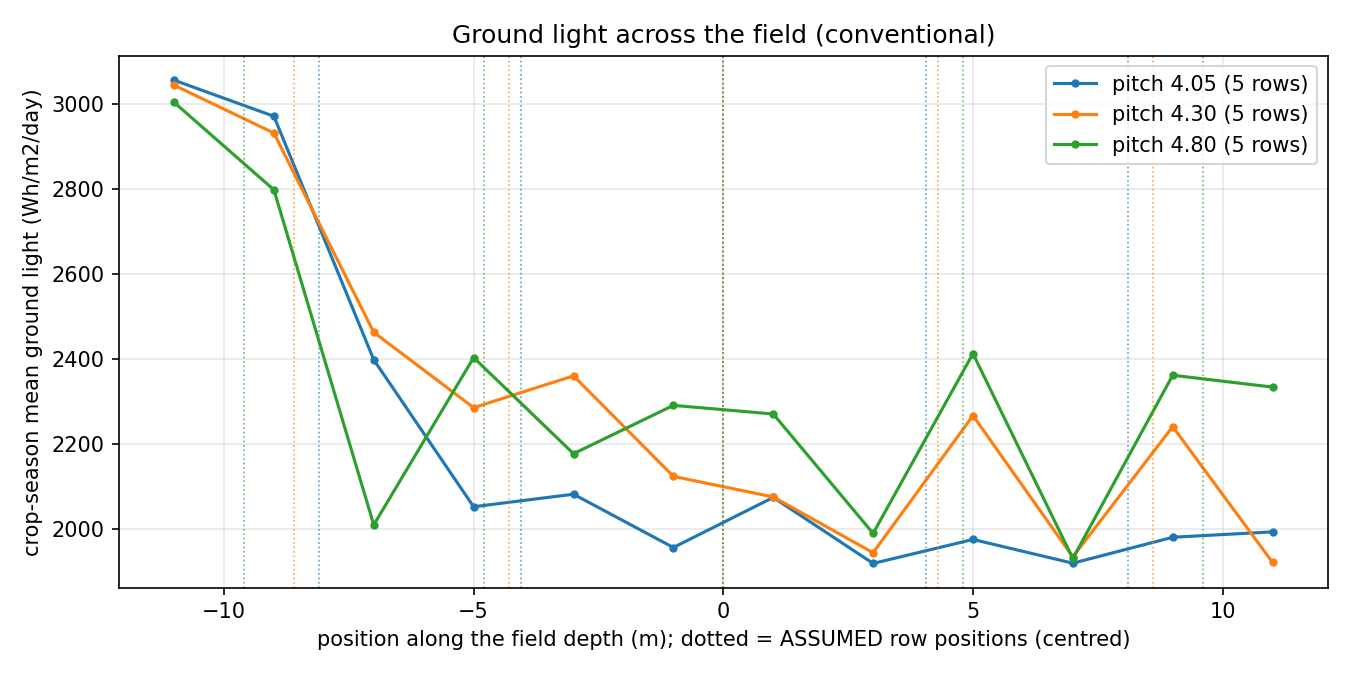

The Python source for this figure:
"""Ground light along the field depth for cached designs (diagnostic, no simulation).

Reads the cached Radiance ground results (ground_<construction>.csv.gz + manifest.json) of
designs and plots the crop-season mean daily light on the ground (Wh/m2/day) against the
position along the field depth (the direction across the rows).

Use it in a notebook cell:
    from ground_profile import profile_report
    profile_report(r"results\cache_v5",
                   {"pitch 4.05": "9594c193ca2b", "pitch 4.30": "c373b42ecc81", "pitch 4.80": "2f472ca55fe5"})
The values are cache-folder prefixes (the 12 characters printed as 'Physics cache hit: ...').
"""
from pathlib import Path
import json
import numpy as np
import pandas as pd


def _folder(cache, prefix):
    hits = [p for p in Path(cache).glob(prefix + "*") if p.is_dir() and (p / "manifest.json").exists()]
    if len(hits) != 1:
        raise FileNotFoundError(f"{prefix}: expected exactly one cache folder, found {len(hits)}")
    return hits[0]


def depth_profile(cache, prefix, kind="conventional"):
    """Mean daily ground light per depth position; returns (DataFrame, manifest)."""
    folder = _folder(cache, prefix)
    manifest = json.loads((folder / "manifest.json").read_text())
    grid = manifest["grids"][kind]
    ground = pd.read_csv(folder / f"ground_{kind}.csv.gz")
    ground["j"] = ground.point_id.str.split("_").str[1].astype(int)
    ny = int(grid["ny"])
    depth = grid["y_max"] - grid["y_min"]
    # per-point crop-season mean first (same weight for every day), then mean over the width
    per_point = ground.groupby(["point_id", "j"], as_index=False).total_Wh_m2_day.mean()
    prof = per_point.groupby("j", as_index=False).total_Wh_m2_day.mean()
    prof["depth_m"] = grid["y_min"] + (prof.j + .5) * depth / ny
    prof = prof.rename(columns={"total_Wh_m2_day": "ground_Wh_m2_day"})
    return prof[["depth_m", "ground_Wh_m2_day"]], manifest


def profile_report(cache, designs, kind="conventional", save="ground_profile.png"):
    import matplotlib.pyplot as plt
    fig, ax = plt.subplots(figsize=(9, 4.5))
    rows = []
    for label, prefix in designs.items():
        prof, manifest = depth_profile(cache, prefix, kind)
        d = manifest["design"]
        grid = manifest["grids"][kind]
        depth = grid["y_max"] - grid["y_min"]
        n_rows = max(1, int(np.floor(depth / d["pitch"] + 1e-9)))
        line, = ax.plot(prof.depth_m, prof.ground_Wh_m2_day, marker="o", ms=3, label=f"{label} ({n_rows} rows)")
        # ASSUMED row positions: rows centred on the field middle, one every `pitch` metres
        for k in range(n_rows):
            ax.axvline((k - (n_rows - 1) / 2) * d["pitch"], color=line.get_color(), ls=":", lw=.8, alpha=.7)
        outer = prof.depth_m.abs() > (prof.depth_m.abs().max() - d["pitch"])
        rows.append(dict(design=label, pitch=round(d["pitch"], 2), n_rows=n_rows,
                         mean_all=prof.ground_Wh_m2_day.mean(),
                         mean_inner=prof.ground_Wh_m2_day[~outer].mean(),
                         mean_outer_strips=prof.ground_Wh_m2_day[outer].mean(),
                         first_end=prof.ground_Wh_m2_day.iloc[0], last_end=prof.ground_Wh_m2_day.iloc[-1]))
    ax.set_xlabel("position along the field depth (m); dotted = ASSUMED row positions (centred)")
    ax.set_ylabel("crop-season mean ground light (Wh/m2/day)")
    ax.set_title(f"Ground light across the field ({kind})")
    ax.legend()
    ax.grid(alpha=.3)
    fig.tight_layout()
    fig.savefig(save, dpi=150)
    table = pd.DataFrame(rows).round(2)
    print(table.to_string(index=False))
    print("Saved", save)
    return table
